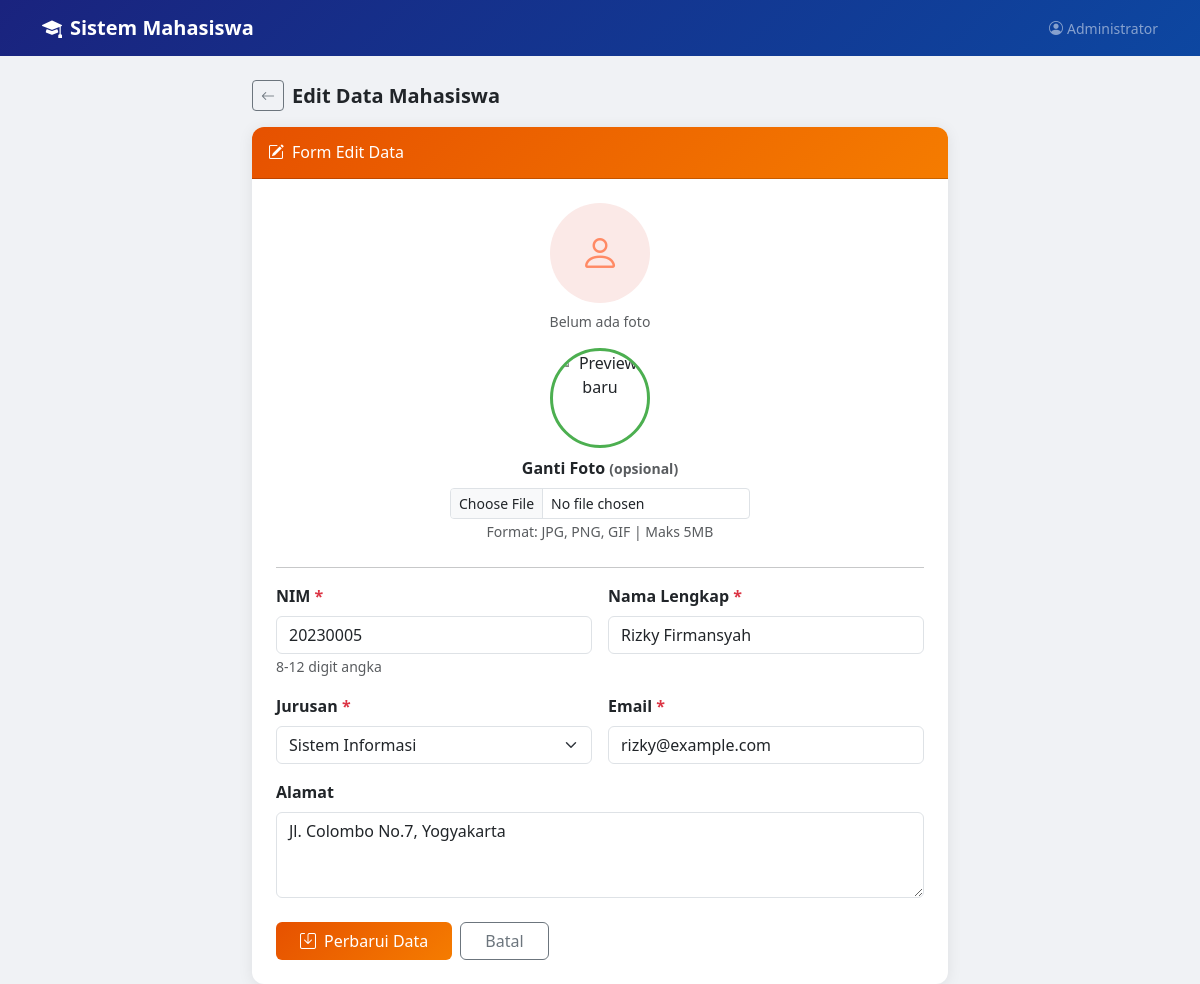
/Pertemuan12Nomor1dan2/mahasiswa/edit.php?id=5 (signed in), run on the app's committed database.
### tables this page shows
CREATE TABLE `mahasiswa` (
  `id`         INT(11)      NOT NULL AUTO_INCREMENT,
  `nim`        VARCHAR(20)  NOT NULL,
  `nama`       VARCHAR(100) NOT NULL,
  `jurusan`    VARCHAR(100) NOT NULL,
  `email`      VARCHAR(100) NOT NULL,
  `alamat`     TEXT         DEFAULT NULL,
  `foto`       VARCHAR(255) DEFAULT NULL,
  `created_at` TIMESTAMP    NOT NULL DEFAULT CURRENT_TIMESTAMP,
  PRIMARY KEY (`id`),
  UNIQUE KEY `nim` (`nim`)
);

### Pertemuan12Nomor1dan2/mahasiswa/edit.php (the view, shortened to what this page needs)
<?php
include_once(__DIR__ . "/../config.php");
$id = (int)$_GET['id'];
$result = mysqli_query($conn, "SELECT * FROM mahasiswa WHERE id=$id");
$row         = mysqli_fetch_assoc($result);
$current_foto = $row['foto'];
?>
<!DOCTYPE html>
<html lang="id">
<head>
    <link href="https://cdn.jsdelivr.net/npm/bootstrap@5.3.0/dist/css/bootstrap.min.css" rel="stylesheet">
    <link href="https://cdn.jsdelivr.net/npm/bootstrap-icons@1.10.5/font/bootstrap-icons.css" rel="stylesheet">
</head>
<body>
<nav class="navbar navbar-dark mb-4">
    <div class="container">
        <a class="navbar-brand fw-bold" href="../index.php">
            <i class="bi bi-mortarboard-fill me-2"></i>Sistem Mahasiswa
        </a>
        <span class="text-white-50 small"><i class="bi bi-person-circle me-1"></i><?= htmlspecialchars($_SESSION['full_name']) ?></span>
    </div>
</nav>
<div class="container" style="max-width:720px">
    <div class="d-flex align-items-center gap-2 mb-3">
        <a href="../index.php" class="btn btn-sm btn-outline-secondary"><i class="bi bi-arrow-left"></i></a>
        <h5 class="mb-0 fw-bold">Edit Data Mahasiswa</h5>
    </div>
    <div class="card">
        <div class="card-header py-3">
            <h6 class="mb-0"><i class="bi bi-pencil-square me-2"></i>Form Edit Data</h6>
        </div>
        <div class="card-body p-4">
            <form method="POST" enctype="multipart/form-data">
                <div class="text-center mb-4">
                    <?php if ($current_foto): ?>
                        <img src="<?= photoUrl($current_foto) ?>" class="photo-thumb mx-auto d-block mb-2" alt="Foto saat ini" id="currentPhoto">
                        <p class="text-muted small mb-2">Foto saat ini</p>
                        <div class="form-check d-inline-flex align-items-center gap-2">
                            <input type="checkbox" name="hapus_foto" value="1" id="hapusFoto" class="form-check-input">
                            <label for="hapusFoto" class="form-check-label text-danger small">Hapus foto ini</label>
                        </div>
                    <?php else: ?>
                        <div class="photo-placeholder mx-auto mb-2"><i class="bi bi-person"></i></div>
                        <p class="text-muted small">Belum ada foto</p>
                    <?php endif; ?>
                    <img id="newPhotoPreview" class="mx-auto d-block mb-1" src="" alt="Preview baru">
                    <div class="mt-2">
                        <label class="form-label fw-semibold d-block">Ganti Foto <span class="text-muted small">(opsional)</span></label>
                        <input type="file" name="foto" id="fotoInput" accept="image/*" class="form-control form-control-sm" style="max-width:300px;margin:0 auto">
                        <small class="text-muted">Format: JPG, PNG, GIF | Maks 5MB</small>
                    </div>
                </div>
                <hr>
                <div class="row g-3">
                    <div class="col-md-6">
                        <label class="form-label fw-semibold">NIM <span class="required">*</span></label>
                        <input type="text" name="nim" class="form-control"
                            value="<?= htmlspecialchars($_POST['nim'] ?? $row['nim']) ?>" required>
                        <small class="text-muted">8-12 digit angka</small>
                    </div>
                    <div class="col-md-6">
                        <label class="form-label fw-semibold">Nama Lengkap <span class="required">*</span></label>
                        <input type="text" name="nama" class="form-control"
                            value="<?= htmlspecialchars($_POST['nama'] ?? $row['nama']) ?>" required>
                    </div>
                    <div class="col-md-6">
                        <label class="form-label fw-semibold">Jurusan <span class="required">*</span></label>
                        <select name="jurusan" class="form-select" required>
                            <?php
                            $jurusans = ['Teknik Informatika','Sistem Informasi','Teknik Elektro','Teknik Komputer','Manajemen Informatika'];
                            $selectedJurusan = $_POST['jurusan'] ?? $row['jurusan'];
                            foreach ($jurusans as $j):
                                $sel = ($selectedJurusan == $j) ? 'selected' : '';
                            ?>
                            <option value="<?= $j ?>" <?= $sel ?>><?= $j ?></option>
                            <?php endforeach; ?>
                        </select>
                    </div>
                    <div class="col-md-6">
                        <label class="form-label fw-semibold">Email <span class="required">*</span></label>
                        <input type="email" name="email" class="form-control"
                            value="<?= htmlspecialchars($_POST['email'] ?? $row['email']) ?>" required>
                    </div>
                    <div class="col-12">
                        <label class="form-label fw-semibold">Alamat</label>
                        <textarea name="alamat" class="form-control" rows="3"><?= htmlspecialchars($_POST['alamat'] ?? $row['alamat']) ?></textarea>
                    </div>
                </div>
                <div class="d-flex gap-2 mt-4">
                    <button type="submit" name="update" class="btn btn-warning-custom px-4">
                        <i class="bi bi-save me-2"></i>Perbarui Data
                    </button>
                    <a href="../index.php" class="btn btn-outline-secondary px-4">Batal</a>
                </div>
            </form>
        </div>
    </div>
</div>
</body>
</html>

### Pertemuan12Nomor1dan2/mahasiswa/edit.php (style rules this page uses)
body { background-color: #f0f2f5; }
.navbar { background: linear-gradient(135deg, #1a237e, #0d47a1) !important; }
.card { border: none; border-radius: 12px; box-shadow: 0 2px 15px rgba(0,0,0,0.08); }
.card-header { background: linear-gradient(135deg, #e65100, #f57c00); border-radius: 12px 12px 0 0 !important; color: white; }
.btn-warning-custom { background: linear-gradient(135deg, #e65100, #f57c00); border: none; color: white; }
.required { color: #dc3545; }
.photo-placeholder { width: 100px; height: 100px; border-radius: 50%; background: #fbe9e7; display: flex; align-items: center; justify-content: center; color: #ff8a65; font-size: 2.5rem; }
#newPhotoPreview { width:100px; height:100px; object-fit:cover; border-radius:50%; border:3px solid #4caf50; display:none; }

### data on the page
mahasiswa: nim "20230005", nama "Rizky Firmansyah", email "rizky@example.com", alamat "Jl. Colombo No.7, Yogyakarta"

### other printed values
$_SESSION['full_name'] "Administrator"
form field jurusan "Sistem Informasi"
